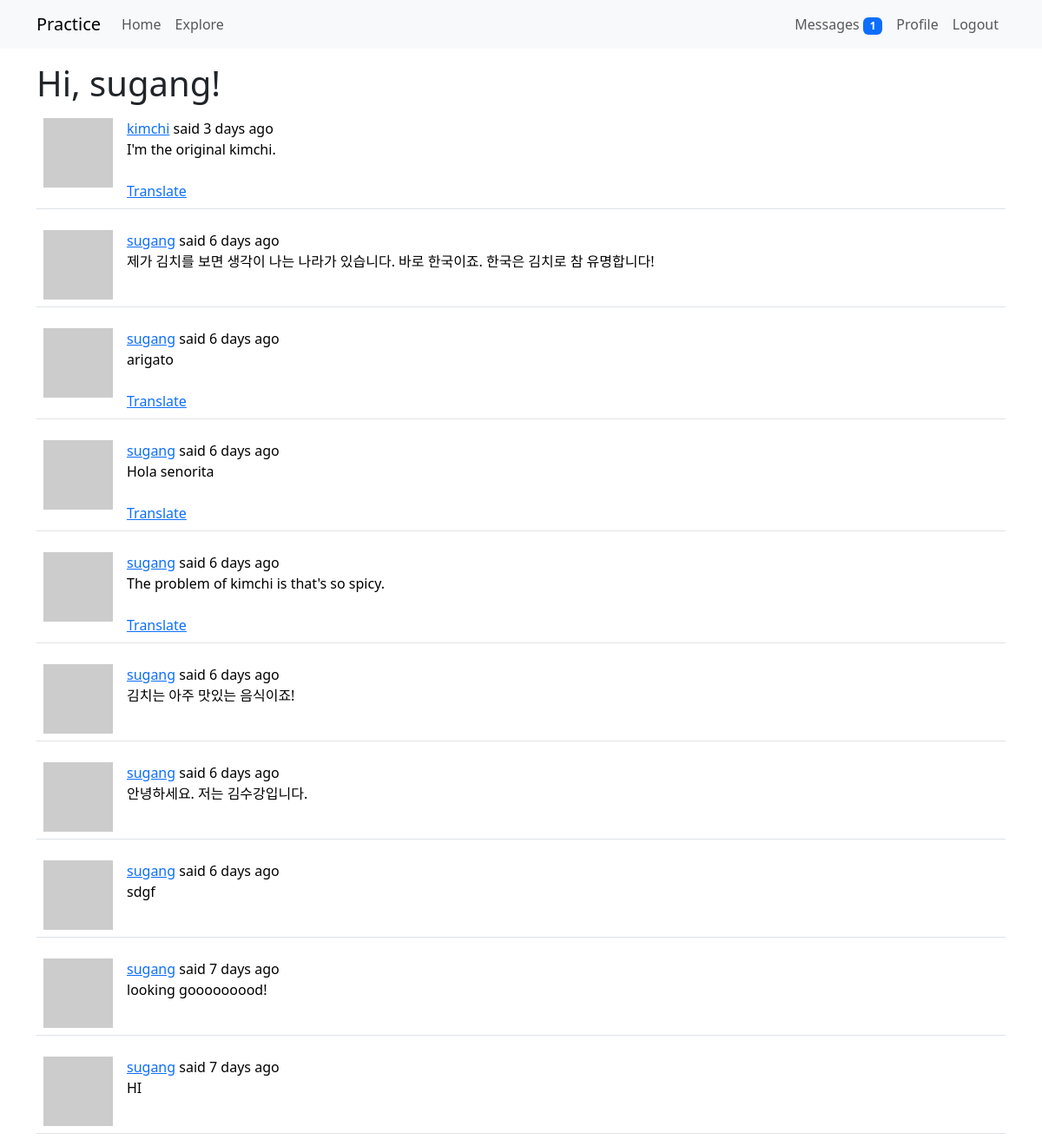
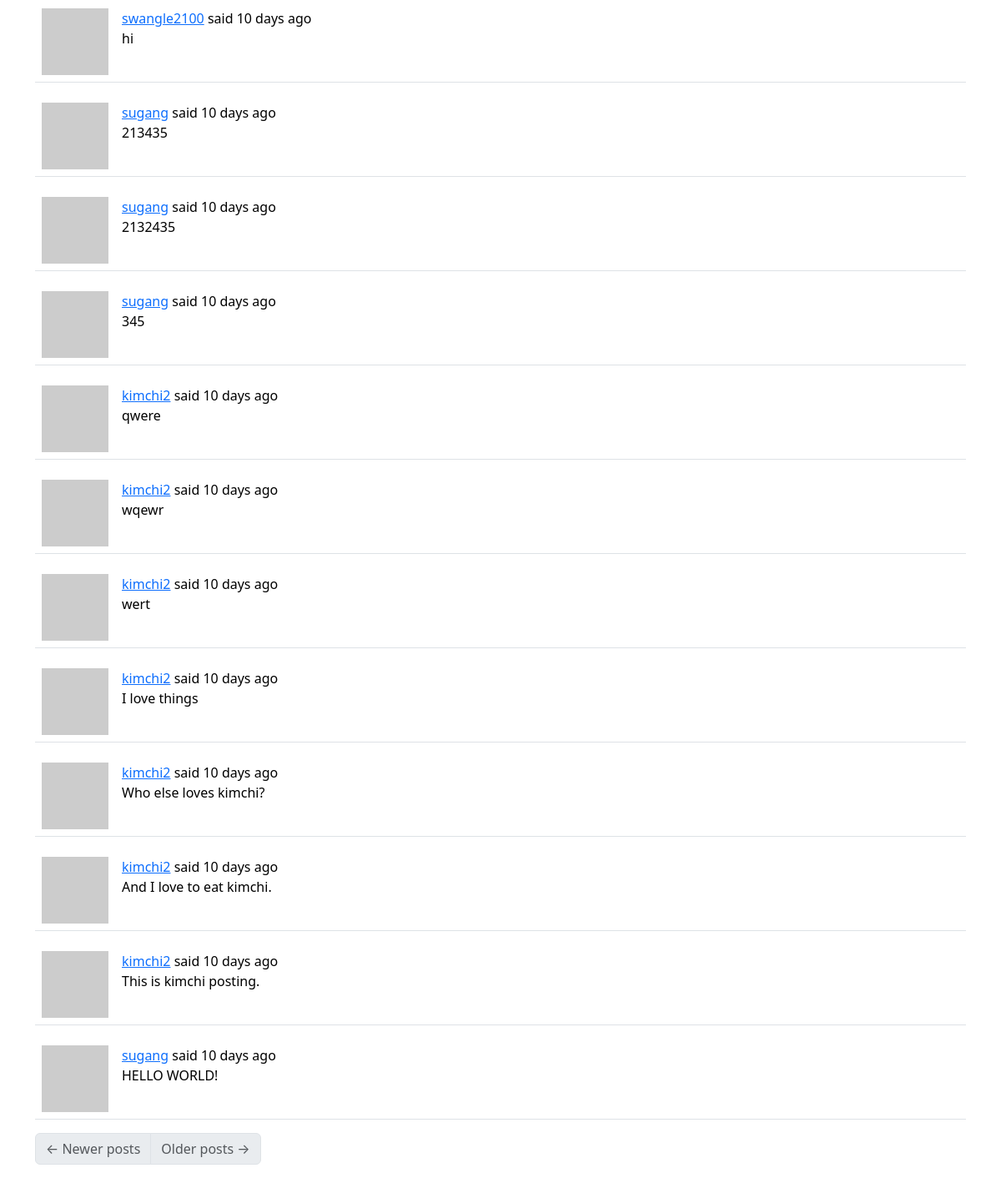
Screenshot of /explore (signed in) with the database file from the repository (2 pictures, top to bottom).
### app/models.py (models this page shows, shortened)
class User(UserMixin, db.Model):
    id: so.Mapped[int] = so.mapped_column(primary_key=True)
    username: so.Mapped[str] = so.mapped_column(sa.String(64), index=True, unique=True)
    email: so.Mapped[str] = so.mapped_column(sa.String(120), index=True, unique=True)
    password_hash: so.Mapped[Optional[str]] = so.mapped_column(sa.String(256))
    about_me: so.Mapped[Optional[str]] = so.mapped_column(sa.String(140))
    last_seen: so.Mapped[Optional[datetime]] = so.mapped_column(
        default=lambda: datetime.now(timezone.utc)
    )
    last_message_read_time: so.Mapped[Optional[datetime]]
    messages_sent: so.WriteOnlyMapped["Message"] = so.relationship(
        foreign_keys="Message.sender_id", back_populates="author"
    )
    messages_received: so.WriteOnlyMapped["Message"] = so.relationship(
        foreign_keys="Message.recipient_id", back_populates="recipient"
    )
    notifications: so.WriteOnlyMapped["Notification"] = so.relationship(
        back_populates="user"
    )
    def unread_message_count(self):
        last_read_time = self.last_message_read_time or datetime(1900, 1, 1)
        query = sa.select(Message).where(
            Message.recipient == self, Message.timestamp > last_read_time
        )
        return db.session.scalar(
            sa.select(sa.func.count()).select_from(query.subquery())
        )
    def avatar(self, size):
        digest = md5(self.email.lower().encode("utf-8")).hexdigest()
        return f"https://www.gravatar.com/avatar/{digest}?d=identicon&s={size}"
    posts: so.WriteOnlyMapped["Post"] = so.relationship(back_populates="author")
    following: so.WriteOnlyMapped["User"] = so.relationship(
        secondary=followers,
        primaryjoin=(followers.c.follower_id == id),
        secondaryjoin=(followers.c.followed_id == id),
        back_populates="followers",
    )
    followers: so.WriteOnlyMapped["User"] = so.relationship(
        secondary=followers,
        primaryjoin=(followers.c.followed_id == id),
        secondaryjoin=(followers.c.follower_id == id),
        back_populates="following",
    )

class Post(db.Model):
    id: so.Mapped[int] = so.mapped_column(primary_key=True)
    body: so.Mapped[str] = so.mapped_column(sa.String(140))
    timestamp: so.Mapped[datetime] = so.mapped_column(
        index=True, default=lambda: datetime.now(timezone.utc)
    )
    user_id: so.Mapped[int] = so.mapped_column(sa.ForeignKey(User.id), index=True)
    language: so.Mapped[Optional[str]] = so.mapped_column(sa.String(5))
    author: so.Mapped[User] = so.relationship(back_populates="posts")

### app/routes.py (the view)
@app.route("/explore")
@login_required
def explore():
    page = request.args.get("page", 1, type=int)
    query = sa.select(Post).order_by(Post.timestamp.desc())
    posts = db.paginate(
        query,
        page=page,
        per_page=app.config["POSTS_PER_PAGE"],
        error_out=False,
    )
    next_url = url_for("explore", page=posts.next_num) if posts.has_next else None
    prev_url = url_for("explore", page=posts.prev_num) if posts.has_prev else None
    return render_template(
        "index.html",
        title="Explore",
        posts=posts.items,
        next_url=next_url,
        prev_url=prev_url,
    )

### app/__init__.py (called while the page is built)
def get_locale():
    return "ko"

### app/models.py (called while the page is built)
@login.user_loader
def load_user(id):
    return db.session.get(User, int(id))

### app/routes.py (called while the page is built)
@app.before_request
def before_request():
    if current_user.is_authenticated:
        current_user.last_seen = datetime.now(timezone.utc)
        db.session.commit()
    g.locale = str(get_locale())

### app/templates/index.html (shortened to what this page needs)
{% extends "base.html" %}
{% import "bootstrap_wtf.html" as wtf %}
{% block content %}
    <h1>{{ _('Hi, %(username)s!', username=current_user.username) }}</h1>
    {% for post in posts %}
        {% include '_post.html' %}
    {% endfor %}
    <nav aria-label="{{ _("Post navigation") }}">
        <ul class="pagination">
            <li class="page-item{% if not prev_url %} disabled{% endif %}">
                <a class="page-link" href="{{ prev_url }}">
                    <span aria-hidden="true">&larr;</span> {{ _("Newer posts") }}
                </a>
            </li>
            <li class="page-item{% if not next_url %} disabled{% endif %}">
                <a class="page-link" href="{{ next_url }}">
                    {{ _("Older posts") }} <span aria-hidden="true">&rarr;</span>
                </a>
            </li>
        </ul>
    </nav>
{% endblock %}

### app/templates/_post.html (shortened to what this page needs)
<table class="table table-hover">
    <tr>
        <td width="70px">
            <a href="{{ url_for('user', username=post.author.username) }}">
                <img src="{{ post.author.avatar(70) }}" />
            </a>
        </td>
        <td>
            {{ _('%(username)s said %(when)s',username=user_link, when=moment(post.timestamp).fromNow()) }}
            <br>
            <span id="post{{ post.id }}">{{ post.body }}</span>
            {% if post.language and post.language != g.locale %}
                <br>
                <br>
                <span id="translation{{ post.id }}"><a href="javascript:translate('post{{ post.id }}', 'translation{{ post.id }}', '{{ post.language }}', '{{ g.locale }}');">{{ _("Translate") }}</a></span>
            {% endif %}
        </td>
    </tr>
</table>

### rows the page displays
Post: body "I'm the original kimchi."
Post: body "제가 김치를 보면 생각이 나는 나라가 있습니다. 바로 한국이죠. 한국은 김치로 참 유명합니다!"
Post: body "arigato"
Post: body "Hola senorita"
Post: body "The problem of kimchi is that's so spicy."
Post: body "김치는 아주 맛있는 음식이죠!"
Post: body "안녕하세요. 저는 김수강입니다."
Post: body "sdgf"
Post: body "looking gooooooood!"
Post: body "HI"
Post: body "hi"
Post: body "213435"
Post: body "2132435"
Post: body "345"
Post: body "qwere"
Post: body "wqewr"
Post: body "wert"
Post: body "I love things"
Post: body "Who else loves kimchi?"
Post: body "And I love to eat kimchi."
Post: body "This is kimchi posting."
Post: body "HELLO WORLD!"

### other values shown
{{ unread_message_count }} "1"
